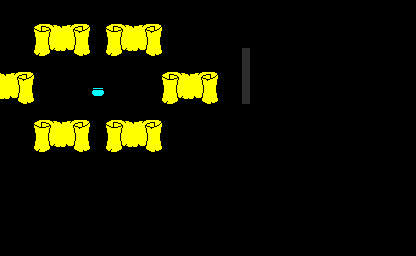

A 2D game scene composited from a Tiled map and its tileset images. What follows is a short description and the map's XML, with every tile layer's data as written:
An orthogonal 52x32 tile map with 8x8 px tiles, 1 tile layer (terrain).

<map version="1.0" tiledversion="1.1.5" orientation="orthogonal" renderorder="left-up" width="52" height="32" tilewidth="8" tileheight="8" infinite="0" nextobjectid="1">
 <tileset firstgid="1" source="Cauldron.tsx" />
 <layer name="terrain" width="52" height="32" offsetx="-62" offsety="-24.5">
  <data encoding="csv">
0,0,0,0,0,0,0,0,0,0,0,0,0,0,0,0,0,0,0,0,0,0,0,0,0,0,0,0,0,0,0,0,0,0,0,0,0,0,0,0,0,0,0,0,0,0,0,0,0,0,0,0,
0,0,0,0,0,0,0,0,0,0,0,0,0,0,0,0,0,0,0,0,0,0,0,0,0,0,0,0,0,0,0,0,0,0,0,0,0,0,0,0,0,0,0,0,0,0,0,0,0,0,0,0,
0,0,0,0,0,0,0,0,0,0,0,0,0,0,0,0,0,0,0,0,0,0,0,0,0,0,0,0,0,0,0,0,0,0,0,0,0,0,0,0,0,0,0,0,0,0,0,0,0,0,0,0,
0,0,0,0,0,0,0,0,0,0,0,0,0,0,0,0,0,0,0,0,0,0,0,0,0,0,0,0,0,0,0,0,0,0,0,0,0,0,0,0,0,0,0,0,0,0,0,0,0,0,0,0,
0,0,0,0,0,0,0,0,0,0,0,0,0,0,0,0,0,0,0,0,0,0,0,0,0,0,0,0,0,0,0,0,0,0,0,0,0,0,0,0,0,0,0,0,0,0,0,0,0,0,0,0,
0,0,0,0,0,0,0,0,0,0,0,0,0,0,0,0,0,0,0,0,0,0,0,0,0,0,0,0,0,0,0,0,0,0,0,0,0,0,0,0,0,0,0,0,0,0,0,0,0,0,0,0,
0,0,0,0,0,0,0,0,0,0,0,0,1522,1523,1524,1525,1526,1527,1528,0,0,1522,1523,1524,1525,1526,1527,1528,0,0,0,0,0,0,0,0,0,0,0,0,0,0,0,0,0,0,0,0,0,0,0,0,
0,0,0,0,0,0,0,0,0,0,0,0,1622,1623,1624,1625,1626,1627,1628,0,0,1622,1623,1624,1625,1626,1627,1628,0,0,0,0,0,0,0,0,0,0,0,0,0,0,0,0,0,0,0,0,0,0,0,0,
0,0,0,0,0,0,0,0,0,0,0,0,1722,1723,1724,1725,1726,1727,1728,0,0,1722,1723,1724,1725,1726,1727,1728,0,0,0,0,0,0,0,0,0,0,0,0,0,0,0,0,0,0,0,0,0,0,0,0,
11,0,0,0,0,0,0,0,0,0,0,0,1822,1823,1824,1825,1826,1827,1828,0,0,1822,1823,1824,1825,1826,1827,1828,0,0,0,0,0,0,0,0,0,0,11,0,0,0,0,0,0,0,0,0,0,0,0,0,
11,0,0,0,0,0,0,0,0,0,0,0,0,0,0,0,0,0,0,0,0,0,0,0,0,0,0,0,0,0,0,0,0,0,0,0,0,0,11,0,0,0,0,0,0,0,0,0,0,0,0,0,
11,0,0,0,0,0,0,0,0,0,0,0,0,0,0,0,0,0,0,0,0,0,0,0,0,0,0,0,0,0,0,0,0,0,0,0,0,0,11,0,0,0,0,0,0,0,0,0,0,0,0,0,
11,0,0,0,0,1522,1523,1524,1525,1526,1527,1528,0,0,0,0,0,0,0,0,0,0,0,0,0,0,0,0,1522,1523,1524,1525,1526,1527,1528,0,0,0,11,0,0,0,0,0,0,0,0,0,0,0,0,0,
11,0,0,0,0,1622,1623,1624,1625,1626,1627,1628,0,0,0,0,0,0,0,0,0,0,0,0,0,0,0,0,1622,1623,1624,1625,1626,1627,1628,0,0,0,11,0,0,0,0,0,0,0,0,0,0,0,0,0,
11,0,0,0,0,1722,1723,1724,1725,1726,1727,1728,0,0,0,0,0,0,0,1165,1166,0,0,0,0,0,0,0,1722,1723,1724,1725,1726,1727,1728,0,0,0,11,0,0,0,0,0,0,0,0,0,0,0,0,0,
11,0,0,0,0,1822,1823,1824,1825,1826,1827,1828,0,0,0,0,0,0,0,0,0,0,0,0,0,0,0,0,1822,1823,1824,1825,1826,1827,1828,0,0,0,11,0,0,0,0,0,0,0,0,0,0,0,0,0,
0,0,0,0,0,0,0,0,0,0,0,0,0,0,0,0,0,0,0,0,0,0,0,0,0,0,0,0,0,0,0,0,0,0,0,0,0,0,0,0,0,0,0,0,0,0,0,0,0,0,0,0,
0,0,0,0,0,0,0,0,0,0,0,0,0,0,0,0,0,0,0,0,0,0,0,0,0,0,0,0,0,0,0,0,0,0,0,0,0,0,0,0,0,0,0,0,0,0,0,0,0,0,0,0,
0,0,0,0,0,0,0,0,0,0,0,0,1522,1523,1524,1525,1526,1527,1528,0,0,1522,1523,1524,1525,1526,1527,1528,0,0,0,0,0,0,0,0,0,0,0,0,0,0,0,0,0,0,0,0,0,0,0,0,
0,0,0,0,0,0,0,0,0,0,0,0,1622,1623,1624,1625,1626,1627,1628,0,0,1622,1623,1624,1625,1626,1627,1628,0,0,0,0,0,0,0,0,0,0,0,0,0,0,0,0,0,0,0,0,0,0,0,0,
0,0,0,0,0,0,0,0,0,0,0,0,1722,1723,1724,1725,1726,1727,1728,0,0,1722,1723,1724,1725,1726,1727,1728,0,0,0,0,0,0,0,0,0,0,0,0,0,0,0,0,0,0,0,0,0,0,0,0,
0,0,0,0,0,0,0,0,0,0,0,0,1822,1823,1824,1825,1826,1827,1828,0,0,1822,1823,1824,1825,1826,1827,1828,0,0,0,0,0,0,0,0,0,0,0,0,0,0,0,0,0,0,0,0,0,0,0,0,
0,0,0,0,0,0,0,0,0,0,0,0,0,0,0,0,0,0,0,0,0,0,0,0,0,0,0,0,0,0,0,0,0,0,0,0,0,0,0,0,0,0,0,0,0,0,0,0,0,0,0,0,
0,0,0,0,0,0,0,0,0,0,0,0,0,0,0,0,0,0,0,0,0,0,0,0,0,0,0,0,0,0,0,0,0,0,0,0,0,0,0,0,0,0,0,0,0,0,0,0,0,0,0,0,
0,0,0,0,0,0,0,0,0,0,0,0,0,0,0,0,0,0,0,0,0,0,0,0,0,0,0,0,0,0,0,0,0,0,0,0,0,0,0,0,0,0,0,0,0,0,0,0,0,0,0,0,
0,0,0,0,0,0,0,0,0,0,0,0,0,0,0,0,0,0,0,0,0,0,0,0,0,0,0,0,0,0,0,0,0,0,0,0,0,0,0,0,0,0,0,0,0,0,0,0,0,0,0,0,
0,0,0,0,0,0,0,0,0,0,0,0,0,0,0,0,0,0,0,0,0,0,0,0,0,0,0,0,0,0,0,0,0,0,0,0,0,0,0,0,0,0,0,0,0,0,0,0,0,0,0,0,
0,0,0,0,0,0,0,0,0,0,0,0,0,0,0,0,0,0,0,0,0,0,0,0,0,0,0,0,0,0,0,0,0,0,0,0,0,0,0,0,0,0,0,0,0,0,0,0,0,0,0,0,
0,0,0,0,0,0,0,0,0,0,0,0,0,0,0,0,0,0,0,0,0,0,0,0,0,0,0,0,0,0,0,0,0,0,0,0,0,0,0,0,0,0,0,0,0,0,0,0,0,0,0,0,
0,0,0,0,0,0,0,0,0,0,0,0,0,0,0,0,0,0,0,0,0,0,0,0,0,0,0,0,0,0,0,0,0,0,0,0,0,0,0,0,0,0,0,0,0,0,0,0,0,0,0,0,
0,0,0,0,0,0,0,0,0,0,0,0,0,0,0,0,0,0,0,0,0,0,0,0,0,0,0,0,0,0,0,0,0,0,0,0,0,0,0,0,0,0,0,0,0,0,0,0,0,0,0,0,
0,0,0,0,0,0,0,0,0,0,0,0,0,0,0,0,0,0,0,0,0,0,0,0,0,0,0,0,0,0,0,0,0,0,0,0,0,0,0,0,0,0,0,0,0,0,0,0,0,0,0,0
</data>
 </layer>
</map>
